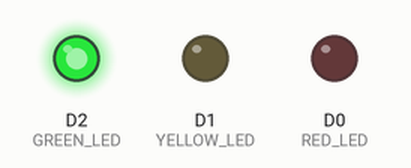
Bench run of a sketch on a simulated ESP8266 (NodeMCU). On the bench: output pins drawn as LEDs (lit = HIGH). WiFi joins after 1.5 s; servers stay silent unless stated; no MQTT or app messages arrive unless stated; what the sketch prints to the serial monitor is not drawn.

Above: at 3.7 s.
At 8.5 s:
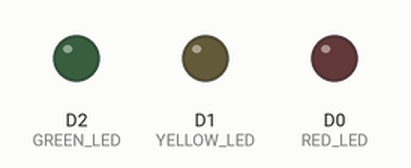
At 13.5 s:
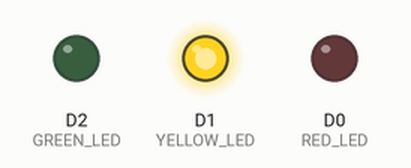
At 21.0 s:
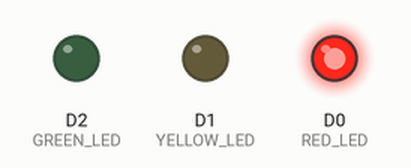
At 28.5 s:
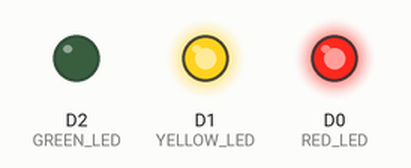
Timing chart, 0 to 40.5 s (numbered marks = the images above):
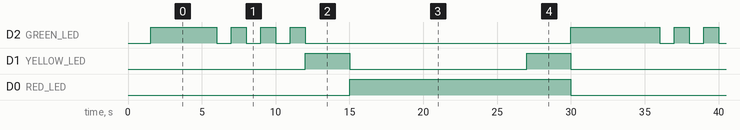

Measured:
- by itself, D2 (GREEN_LED): repeats every 30.0 s: 3 × (LOW 1.0 s, HIGH 1.0 s), LOW 18.0 s, HIGH 6.0 s
- by itself, D1 (YELLOW_LED): alternates HIGH for 3.0 s and LOW for 12.0 s
- by itself, D0 (RED_LED): alternates HIGH for 15.0 s and LOW for 15.0 s

The sketch:

Server.ino
```cpp
#include <ESP8266WiFi.h>
#include <PubSubClient.h>

// WiFi
const char* ssid = "Name";
const char* password = "Password";

// MQTT Broker
const char *mqtt_broker = "mqtt.by";
const char *topic = "user/login/trafficlight";
const char *mqtt_username = "login";
const char *mqtt_password = "password";
const int qos = 1; // QoS 2 не поддерживается

#define RED_LED D0
#define YELLOW_LED D1
#define GREEN_LED D2

struct State {
  int red;
  int yellow;
  int green;
};

State states[30] = {
  {0, 0, 1}, {0, 0, 1}, {0, 0, 1}, {0, 0, 1}, {0, 0, 1}, {0, 0, 1}, // Зеленый горит
  {0, 0, 0}, {0, 0, 1}, {0, 0, 0}, {0, 0, 1}, {0, 0, 0}, {0, 0, 1}, // Зеленый мерцает
  {0, 1, 0}, {0, 1, 0}, {0, 1, 0}, // Желтый горит
  {1, 0, 0}, {1, 0, 0}, {1, 0, 0}, {1, 0, 0}, {1, 0, 0}, {1, 0, 0}, {1, 0, 0}, {1, 0, 0}, {1, 0, 0}, {1, 0, 0}, {1, 0, 0}, {1, 0, 0}, // Красный горит
  {1, 1, 0}, {1, 1, 0}, {1, 1, 0} // Горят красный и жёлтый
};

WiFiClient espClient;
PubSubClient client(espClient);

void setup() {
  Serial.begin(115200);
  pinMode(GREEN_LED, OUTPUT);
  pinMode(YELLOW_LED, OUTPUT);
  pinMode(RED_LED, OUTPUT);

  // Connect to Wi-Fi
  WiFi.begin(ssid, password);
  Serial.println("Connecting to WiFi");
  while (WiFi.status() != WL_CONNECTED)
  {
    delay(500);
    Serial.print(".");
  }
  Serial.println("\nWiFi connected");

  // Print ESP8266 Local IP Address
  Serial.println(WiFi.localIP());

  client.setServer(mqtt_broker, 1883);
}

void loop() {
  if (!client.connected()) {
    reconnect();
  }
  client.loop();

  int stateIndex = millis() / 1000 % 30; // Переключение состояний каждую секунду
  State state = states[stateIndex];
  stateIndex = (stateIndex + 15) % 30; // Сдвиг, чтобы состояния двух светофоров были противоположны

  Serial.printf("Red: %d, Yellow: %d, Green: %d\n", state.red, state.yellow, state.green);
  String json = "{";
  json += "\"green\":" + String(states[stateIndex].green) + ",";
  json += "\"yellow\":" + String(states[stateIndex].yellow) + ",";
  json += "\"red\":" + String(states[stateIndex].red);
  json += "}";
  client.publish(topic, json.c_str(), qos);

  digitalWrite(GREEN_LED, state.green);
  digitalWrite(YELLOW_LED, state.yellow);
  digitalWrite(RED_LED, state.red);
}

void reconnect() {
  while (!client.connected()) {
    Serial.print("Attempting MQTT connection...");
    if (client.connect("ESP8266Client", mqtt_username, mqtt_password)) {
      Serial.println("connected");
    } else {
      Serial.print("failed, rc=");
      Serial.print(client.state());
      Serial.println(" try again in 5 seconds");
      delay(1000);
    }
  }
}
```
